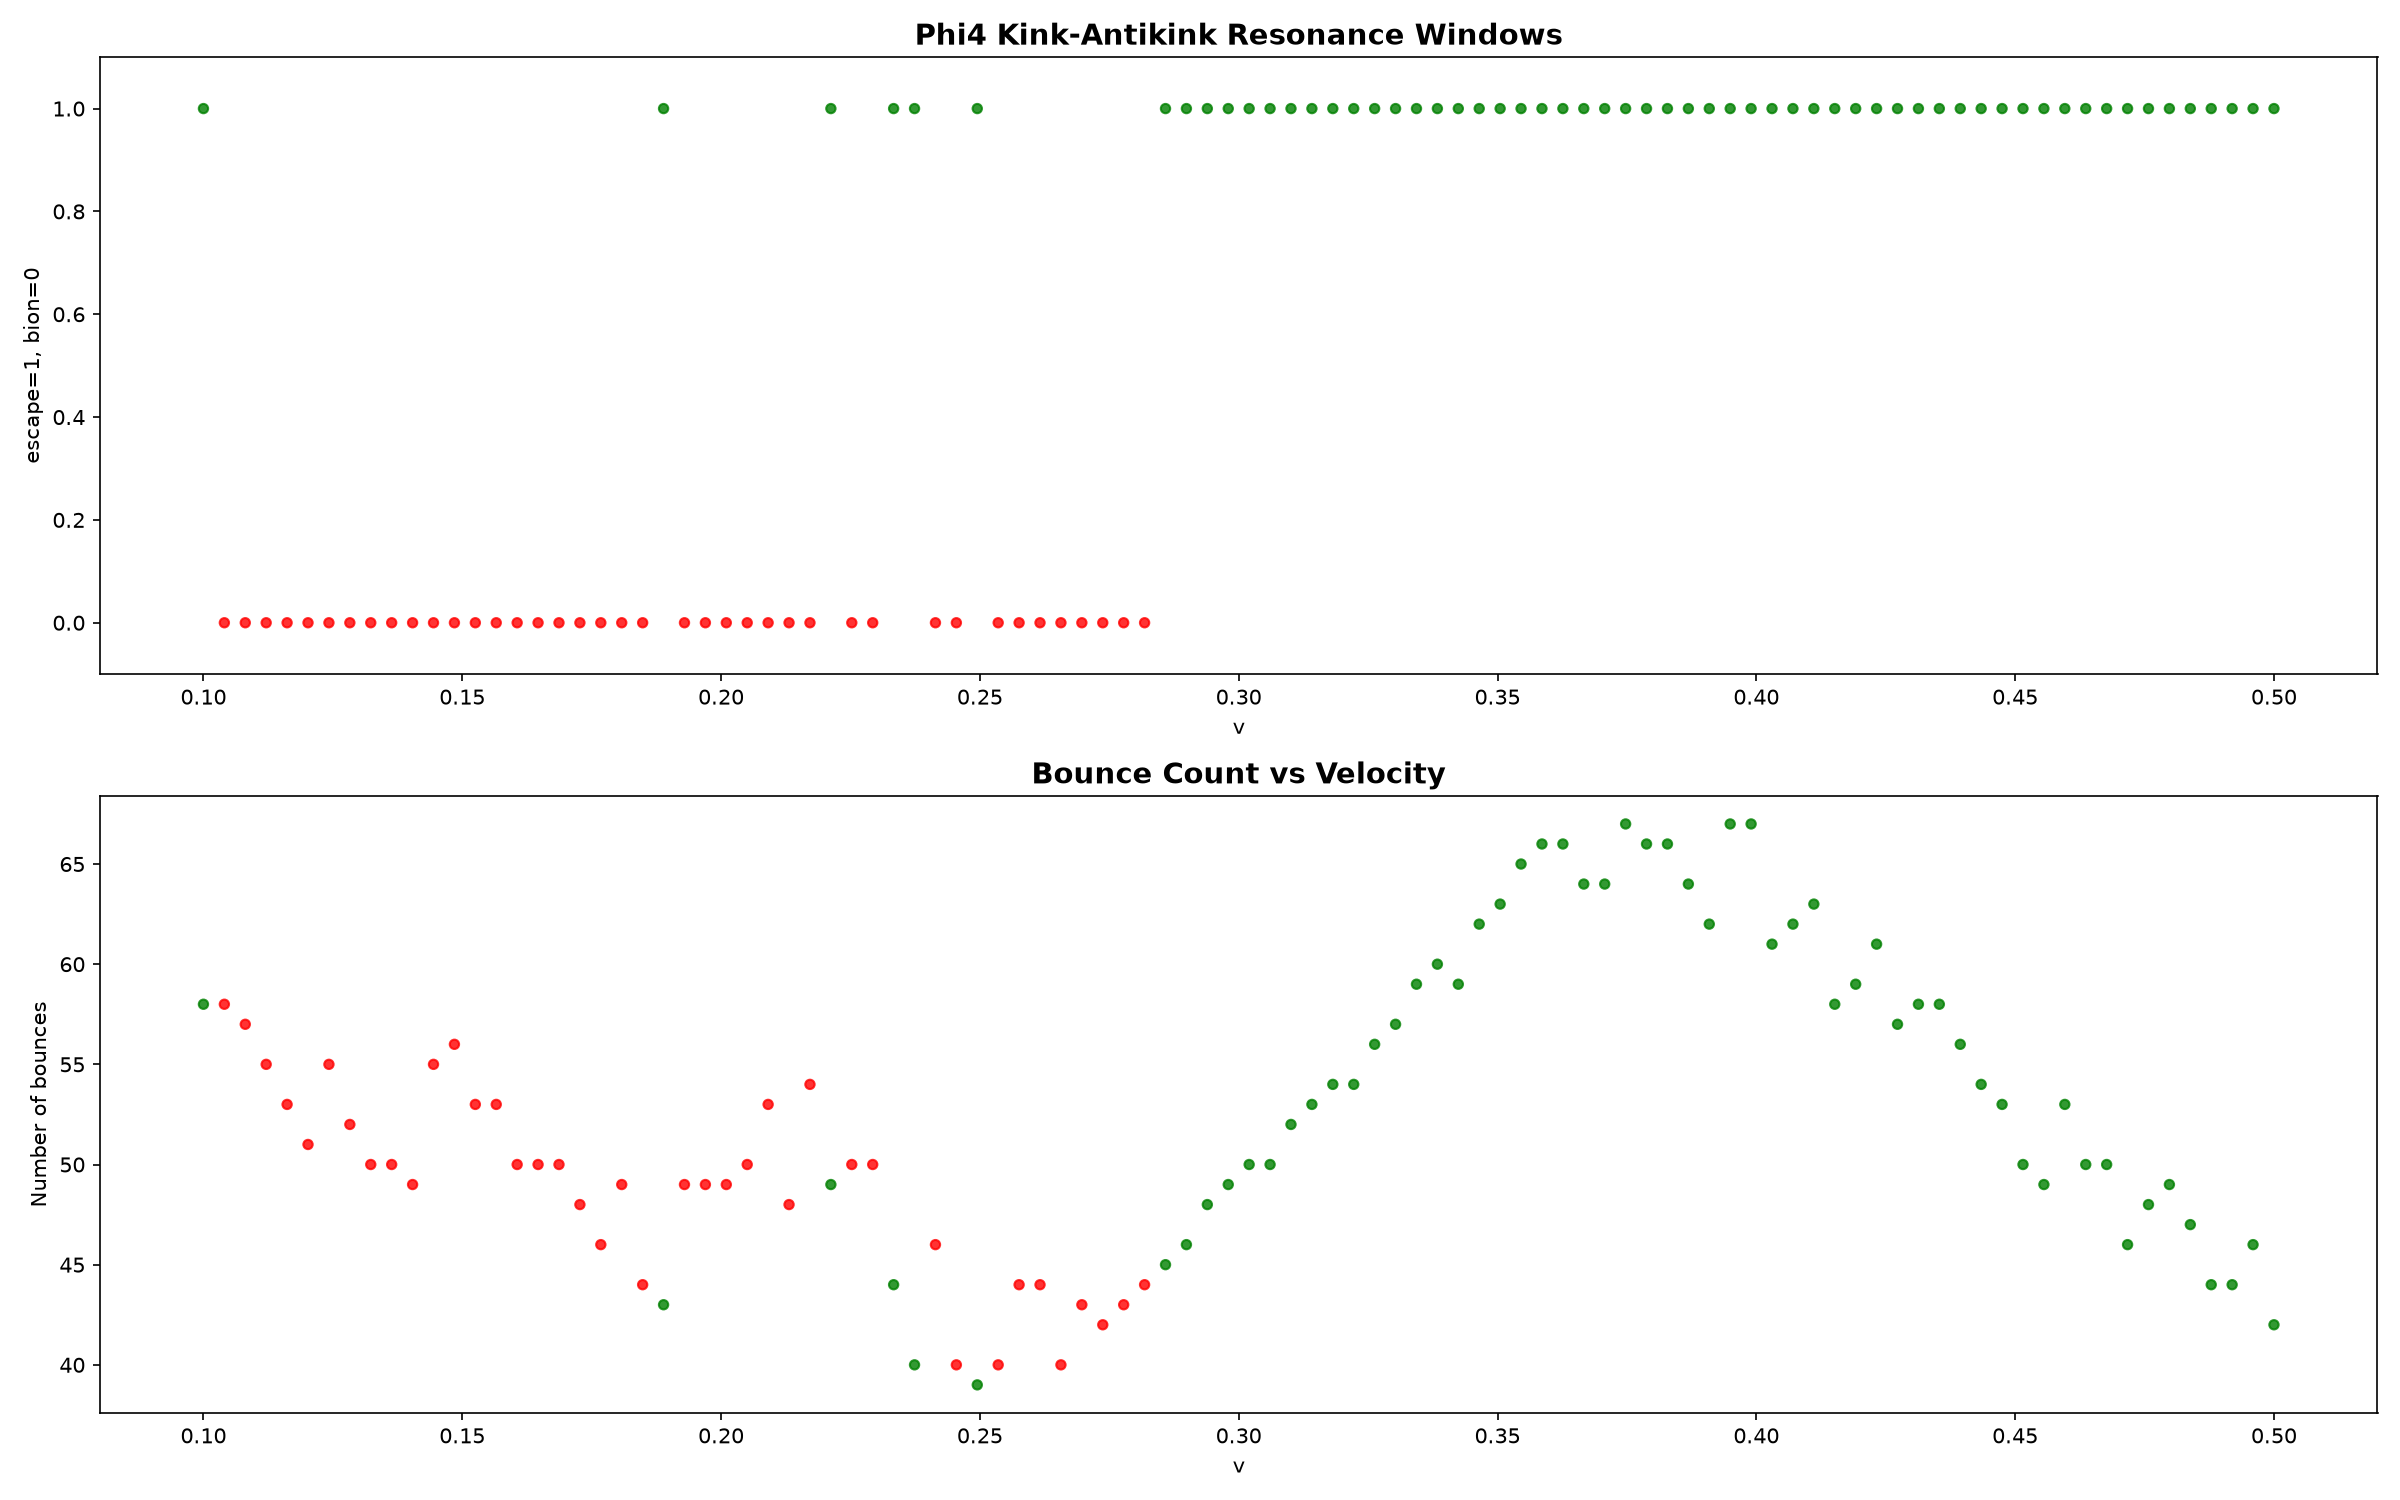

Recreate this plot in Python.
import numpy as np
import matplotlib
matplotlib.use('Agg')
import matplotlib.pyplot as plt

L = 200.0; N = 256; dx = L/N
x = np.linspace(0, L, N, endpoint=False)
k = np.fft.fftfreq(N, d=dx) * 2*np.pi
k2fac = -k**2

def uxx(u):
    return np.fft.ifft(k2fac * np.fft.fft(u)).real

def run(v, t_max=200.0, dt=0.2):
    s2 = np.sqrt(2.0); g = 1.0/np.sqrt(1-v**2)
    x1, x2 = 70.0, 130.0
    # Kink at x1, antikink at x2, both moving toward center
    u = np.tanh(g*(x-x1)/s2) - np.tanh(g*(x-x2)/s2) - 1.0
    sech1 = 1.0/np.cosh(g*(x-x1)/s2)
    sech2 = 1.0/np.cosh(g*(x-x2)/s2)
    # Both moving inward: kink right, antikink left
    w = -g*v/s2 * sech1**2 - g*v/s2 * sech2**2
    ns = int(t_max/dt)
    ux = uxx(u)
    
    center_pos = []
    center_max = []
    for i in range(ns):
        w += 0.5*dt*(ux - (u**3 - u))
        u += dt*w
        ux = uxx(u)
        w += 0.5*dt*(ux - (u**3 - u))
        if i % 10 == 0:
            dev = 0.25*(u**2-1)**2
            tot = np.sum(dev)*dx
            c = np.sum(x*dev)*dx/tot if tot > 1e-10 else 100.0
            center_pos.append(c)
            # Track field value at geometric center
            center_max.append(u[N//2])
        if not np.isfinite(u).all() or np.max(np.abs(u))>10:
            return v, 'diverged', 0, 0, center_pos
    
    center_pos = np.array(center_pos)
    
    # Count bounces: reversals in energy center direction
    n_bounces = 0
    if len(center_pos) > 6:
        diffs = np.diff(center_pos)
        for j in range(2, len(diffs)-2):
            if diffs[j] > 0 and diffs[j+1] < 0:
                n_bounces += 1
            elif diffs[j] < 0 and diffs[j+1] > 0:
                n_bounces += 1
    
    # Classification: check final state
    dev_final = 0.25*(u**2-1)**2
    peaks = []
    for j in range(2, N-2):
        if dev_final[j] > 0.005 and dev_final[j] >= dev_final[j-1] and dev_final[j] >= dev_final[j+1]:
            peaks.append(x[j])
    
    if len(peaks) >= 2 and abs(peaks[-1] - peaks[0]) > 20:
        outcome = 'escape'
        final_sep = abs(peaks[-1] - peaks[0])
    else:
        outcome = 'bion'
        final_sep = 0
    
    return v, outcome, n_bounces, final_sep, center_pos.tolist()

# Test
print('=== Test ===')
for v in [0.10, 0.15, 0.18, 0.20, 0.22, 0.25, 0.30, 0.35, 0.40]:
    v, out, nb, sep, cp = run(v)
    print(f'v={v:.3f}: {out}, bounces={nb}, sep={sep:.1f}')

# Main scan
print('\n=== Scan: 100 points, [0.10, 0.50] ===')
vs = np.linspace(0.10, 0.50, 100)
results = [run(v) for v in vs]

fig, axes = plt.subplots(2, 1, figsize=(16, 10))
vv = [r[0] for r in results]
oo = [1 if r[1]=='escape' else 0 for r in results]
cc = ['green' if o else 'red' for o in oo]
axes[0].scatter(vv, oo, c=cc, s=20, alpha=0.8)
axes[0].set_xlabel('v'); axes[0].set_ylabel('escape=1, bion=0')
axes[0].set_title('Phi4 Kink-Antikink Resonance Windows', fontsize=14, fontweight='bold')
axes[0].set_ylim(-0.1, 1.1)
axes[1].scatter(vv, [r[2] for r in results], c=cc, s=20, alpha=0.8)
axes[1].set_xlabel('v'); axes[1].set_ylabel('Number of bounces')
axes[1].set_title('Bounce Count vs Velocity', fontsize=14, fontweight='bold')
plt.tight_layout()
plt.savefig('phi4_v5.png', dpi=150)
plt.close()

n_esc = sum(1 for r in results if r[1]=='escape')
print(f'\nEscape: {n_esc}, Bion: {len(results)-n_esc}')
for i in range(len(results)-1):
    if results[i][1] != results[i+1][1]:
        print(f'  Transition at v = {results[i][0]:.4f} - {results[i+1][0]:.4f}: {results[i][1]} -> {results[i+1][1]}')
print('Done!')
